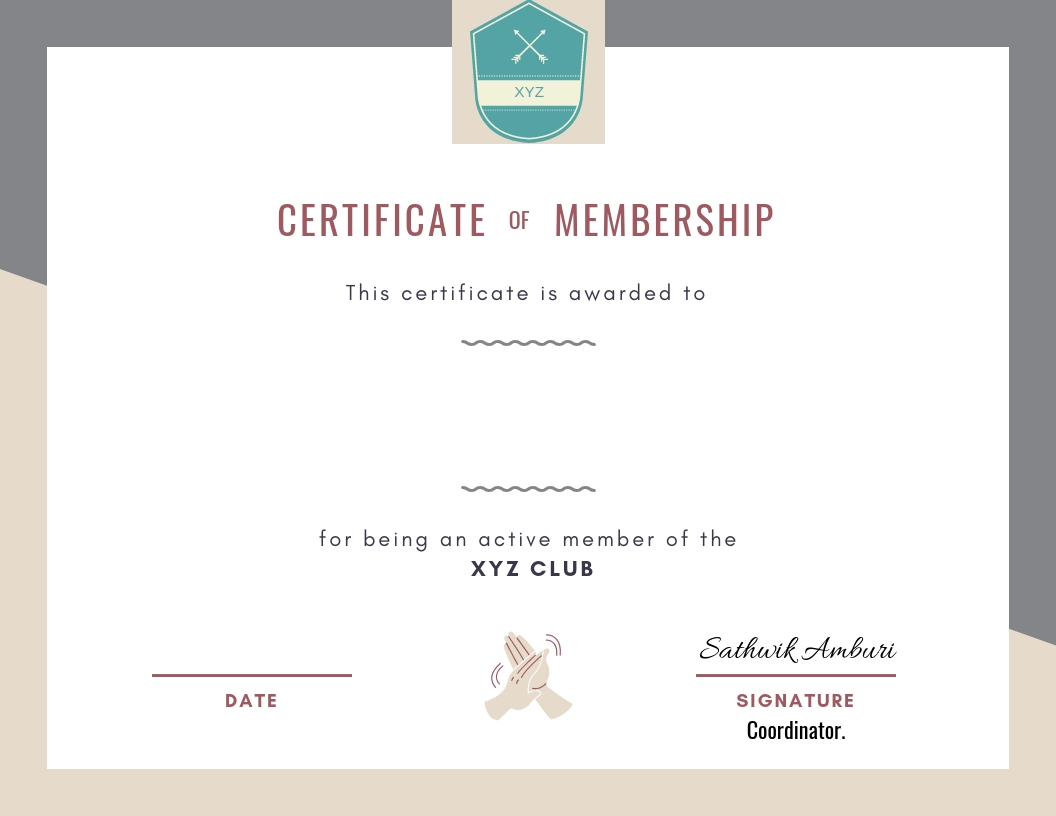
#> input picture image.jpg, 1056 x 816 px
$ python 'Certificate Generator.py'
#> lines starting #> are read from the running program, lines starting #| are printed output that depends on the picture
from PIL import Image
from PIL import ImageFont
from PIL import ImageDraw
import time
import os
date_string = time.strftime("%d-%m-%y")
img = Image.open("image.jpg")
#> img is the input picture: PIL image 1056x816 RGB; mean R, G, B 236.7, 235.9, 234.6
font = ImageFont.truetype("Roboto-Black.ttf", 40)
font1 = ImageFont.truetype("Roboto-Black.ttf", 25)
draw=ImageDraw.Draw(img)
# defining certificate look
draw.text(xy=(400,400),text="Candidate Name",fill=(255,0,0),font=font)#insert name here.
draw.text(xy=(190,640),text=date_string,fill=(255,69,0),font=font1)
img.show()
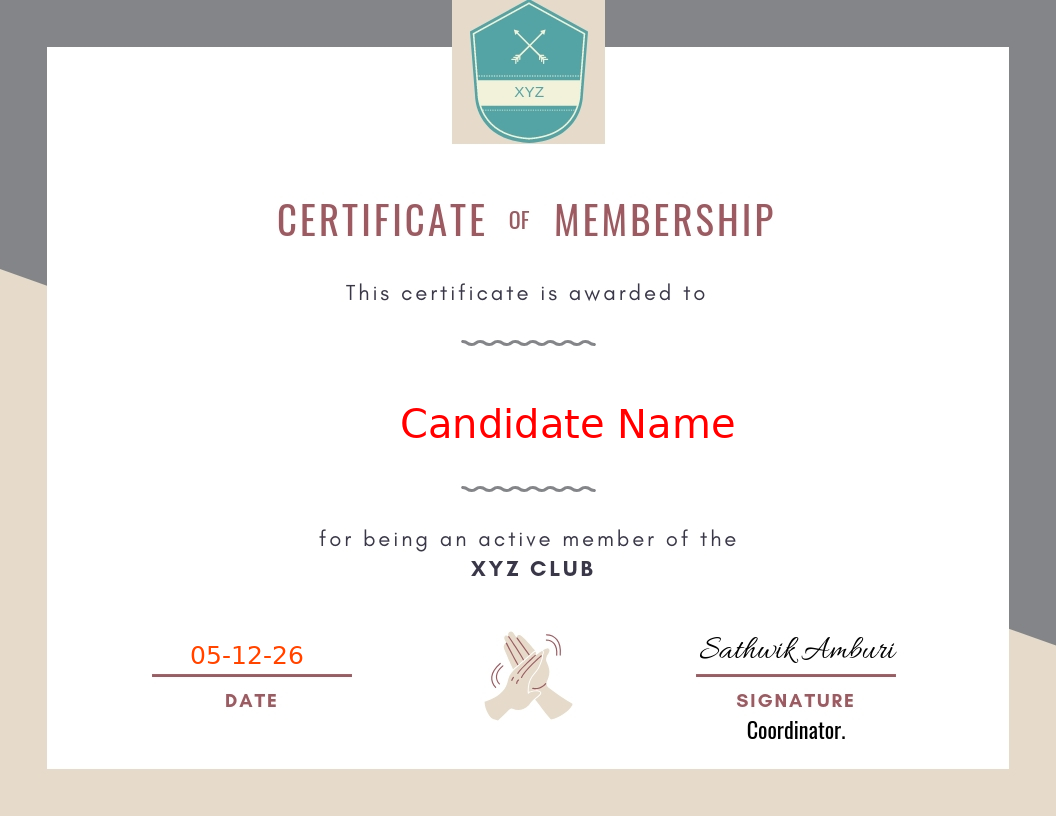
#> shown: PIL image 1056x816 RGB; mean R, G, B 236.7, 234.9, 233.6
i = 0
originalString = 'C:/Users/Sathwik Amburi/Desktop/Projects/Certificate_Generator/Sample/sample_out'
plusjpg = originalString + ".jpg"
exists = os.path.isfile(plusjpg)
if not exists:
    print("Printing")
    newString = originalString
else:
    print('File Name Already Exists')
    while exists:
        print('File Name Already Exists')
        newString = originalString + str(i)
        plusjpg = newString+".jpg"
        exists = os.path.isfile(plusjpg)
        i = i+1


savename = plusjpg
img.save(savename)
